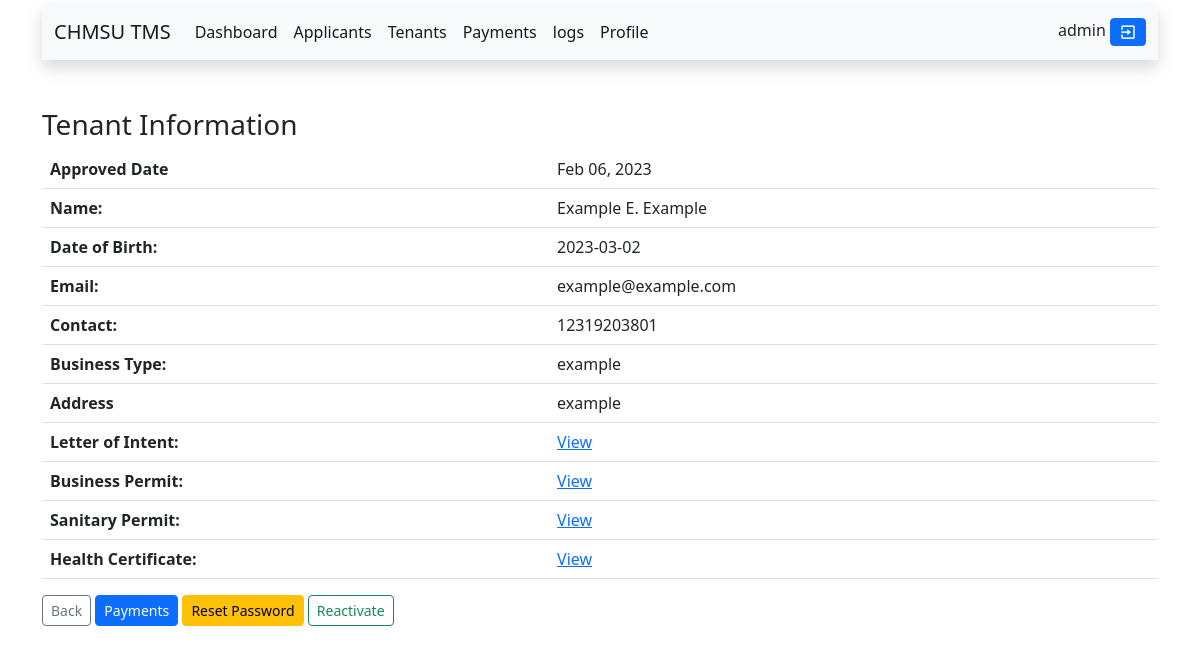
/admin/tenant_archive_info.php?view=192 (signed in), run on the app's committed database.
### tables this page shows
CREATE TABLE `users` (
  `id` int(11) NOT NULL,
  `username` varchar(255) NOT NULL,
  `password` varchar(255) NOT NULL,
  `date` datetime NOT NULL DEFAULT current_timestamp(),
  `account_type` varchar(255) NOT NULL DEFAULT 'tenant',
  `user_id` int(11) NOT NULL,
  `status` varchar(10) NOT NULL DEFAULT 'active'
);

CREATE TABLE `tenants` (
  `id` int(11) NOT NULL,
  `fname` varchar(100) NOT NULL,
  `midname` varchar(255) NOT NULL,
  `lname` varchar(100) NOT NULL,
  `email` varchar(100) NOT NULL,
  `contact` varchar(11) NOT NULL,
  `birth_date` date NOT NULL,
  `business_type` varchar(100) NOT NULL,
  `address` varchar(255) NOT NULL,
  `l_intent` varchar(255) NOT NULL,
  `s_permit` varchar(255) NOT NULL,
  `b_permit` varchar(255) NOT NULL,
  `h_certificate` varchar(255) NOT NULL,
  `status` varchar(100) NOT NULL DEFAULT 'pending',
  `date` datetime(6) NOT NULL DEFAULT current_timestamp(6)
);

### admin/fetch.php (called while the page is built, shortened)
<?php
include("../connections.php");
$get_record = mysqli_query($connections, "SELECT * FROM users WHERE id='$user_id' ");
while ($row = mysqli_fetch_assoc($get_record)) {
    $db_username = $row["username"];
}

### admin/tenant_archive_info.php (the view, shortened to what this page needs)
<?php
if (isset($_SESSION["id"])) :
    $user_id = $_SESSION["id"];
    include("../connections.php");
    include("fetch.php");
?>
    <!DOCTYPE html>
    <html lang="en">
    <head>
    </head>
    <body>
        <div class="container">
            <?php include("inc/top_nav.php") ?>
            <br><br>
            <?php
            if (isset($_GET['view'])) {
                $id = $_GET["view"];
                $get_record = mysqli_query($connections, "SELECT * FROM tenants WHERE id='$id'");
                while ($row = mysqli_fetch_assoc($get_record)) {
                    $id = $row["id"];
                    $db_first_name = $row["fname"];
                    $db_midname = $row["midname"];
                    $db_last_name = $row["lname"];
                    $db_birth_date = $row["birth_date"];
                    $db_address = $row["address"];
                    $db_email = $row["email"];
                    $db_type = $row["business_type"];
                    $db_contact = $row["contact"];
                    $db_date = $row["date"];
                }
                $fullname = ucfirst($db_first_name) . " " . ucfirst($db_midname[0]) . ". " . ucfirst($db_last_name);
            }
            ?>
            <h3>Tenant Information</h3>
            <table class="table table-striped">
                <thead>
                    <tr>
                        <th>Approved Date</th>
                        <td><?php echo date('M d, Y', strtotime($db_date)) ?></td>
                    </tr>
                    <tr>
                        <th>Name:</th>
                        <td><?php echo $fullname ?></td>
                    </tr>
                    <tr>
                        <th>Date of Birth:</th>
                        <td><?php echo $db_birth_date ?></td>
                    </tr>
                    <tr>
                        <th>Email:</th>
                        <td><?php echo $db_email ?></td>
                    </tr>
                    <tr>
                        <th>Contact:</th>
                        <td><?php echo $db_contact ?></td>
                    </tr>
                    <tr>
                        <th>Business Type:</th>
                        <td><?php echo $db_type ?></td>
                    </tr>
                    <tr>
                        <th>Address</th>
                        <td><?php echo $db_address ?></td>
                    </tr>
                    <tr>
                        <th>Letter of Intent:</th>
                        <td>
                            <a href="#" data-bs-toggle="modal" data-bs-target="#view1">
                                View
                            </a>
                        </td>
                    </tr>
                    <tr>
                        <th>Business Permit:</th>
                        <td>
                            <a href="#" data-bs-toggle="modal" data-bs-target="#view2">
                                View
                            </a>
                        </td>
                    </tr>
                    <tr>
                        <th>Sanitary Permit:</th>
                        <td>
                            <a href="#" data-bs-toggle="modal" data-bs-target="#view3">
                                View
                            </a>
                        </td>
                    </tr>
                    <tr>
                        <th>Health Certificate:</th>
                        <td>
                            <a href="#" data-bs-toggle="modal" data-bs-target="#view4">
                                View
                            </a>
                        </td>
                    </tr>
                </thead>
            </table>
            <a href="tenant_archive.php" class="btn-sm btn btn-outline-secondary">Back</a>
            <a title="View payments history" href="tenant_payment.php?view_payment=<?php echo $id ?>" class="btn-sm btn btn-primary">Payments</a>
            <button title="Request a new password of a user" type='submit' name="changepassword" data-bs-toggle="modal" data-bs-target="#modalChangePassword" class='btn-sm btn btn-warning'>Reset Password</button>
            <button title="Reactivate tenant account" type='button' name="reactivate" data-bs-toggle="modal" data-bs-target="#modalReactivate" class='btn-sm btn btn-outline-success'>Reactivate</button>
        </div>
    </body>
    </html>
<?php
else :
    @include "../error.php";
endif;
?>

### admin/inc/top_nav.php (shortened to what this page needs)
<nav class="navbar mt-1 navbar-expand-lg bg-light shadow">
    <div class="container-fluid">
        <a class="navbar-brand" href="index.php">CHMSU TMS</a>
        <div class="collapse navbar-collapse" id="navbarScroll">
            <ul class="navbar-nav me-auto my-2 my-lg-0 navbar-nav-scroll" style="--bs-scroll-height: 100px;">
                <li class="nav-item">
                    <a class="nav-link active" aria-current="page" href="index.php">Dashboard</a>
                </li>
                <li class="nav-item">
                    <a class="nav-link active" aria-current="page" href="applicants.php">Applicants</a>
                </li>
                <li class="nav-item">
                    <a class="nav-link active" aria-current="page" href="tenants.php">Tenants</a>
                </li>
                <li class="nav-item">
                    <a class="nav-link active" href="payments.php">Payments</a>
                </li>
                <li class="nav-item">
                    <a class="nav-link active" href="logs.php">logs</a>
                </li>
                <li class="nav-item">
                    <a class="nav-link active" href="profile.php">Profile</a>
                </li>
            </ul>
            <div>
                <?php echo "$db_username"; ?>
                <button title="Logout" type='submit' name="logoutUser" data-bs-toggle="modal" data-bs-target="#modalLogout" class='btn-sm btn btn-primary'><i class='bx bx-exit'></i></button>
            </div>
        </div>
    </div>
</nav>

### connections.php (style rules this page uses)
i { font-size: 18px; }

### data on the page
users: username "admin"
tenants: date "Feb 06, 2023", fullname "Example E. Example", birth_date "2023-03-02", email "example@example.com", contact "12319203801", business_type "example", address "example"
